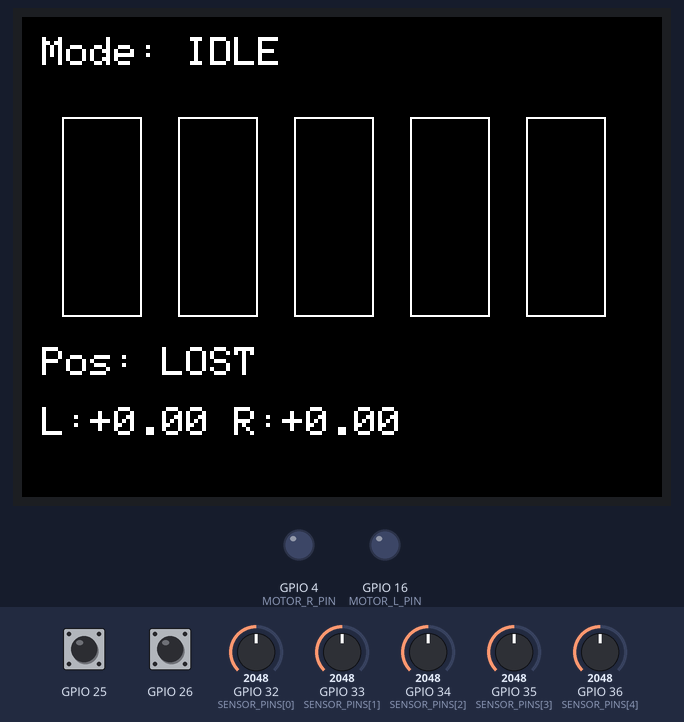
Bench run of a program on a simulated ESP32. Parts: 320×240 colour display, output pins drawn as LEDs (lit = HIGH). Inputs (shaded band) come from the test bench; at power-on: GPIO 25 HIGH, GPIO 26 HIGH, GPIO 34 (SENSOR_PINS[2]) = 2048, GPIO 32 (SENSOR_PINS[0]) = 2048, GPIO 33 (SENSOR_PINS[1]) = 2048, GPIO 35 (SENSOR_PINS[3]) = 2048, GPIO 36 (SENSOR_PINS[4]) = 2048. What the program prints to the serial monitor is not drawn.

Above: at 1.4 s.
1.5 s: GPIO 25 pulled LOW for 0.15 s
At 2.8 s:
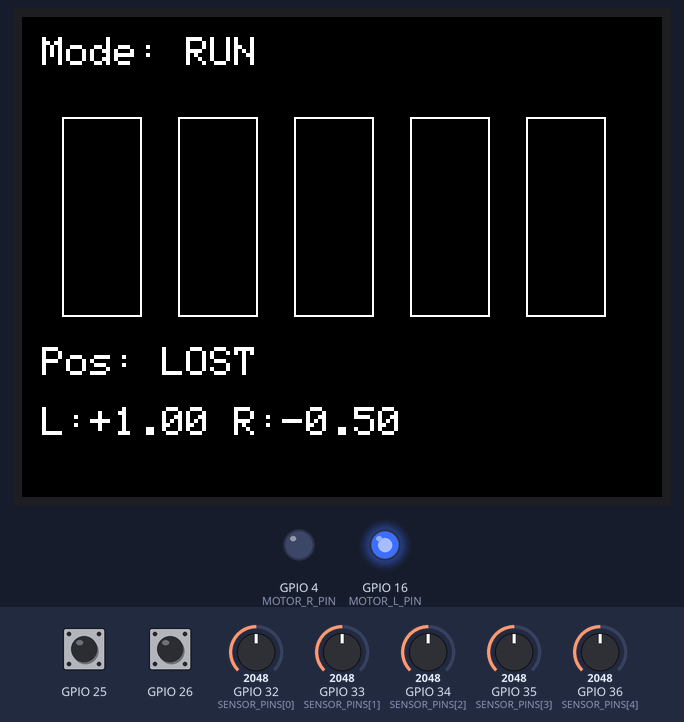
3.1 s: GPIO 26 pulled LOW for 0.15 s
At 4.4 s:
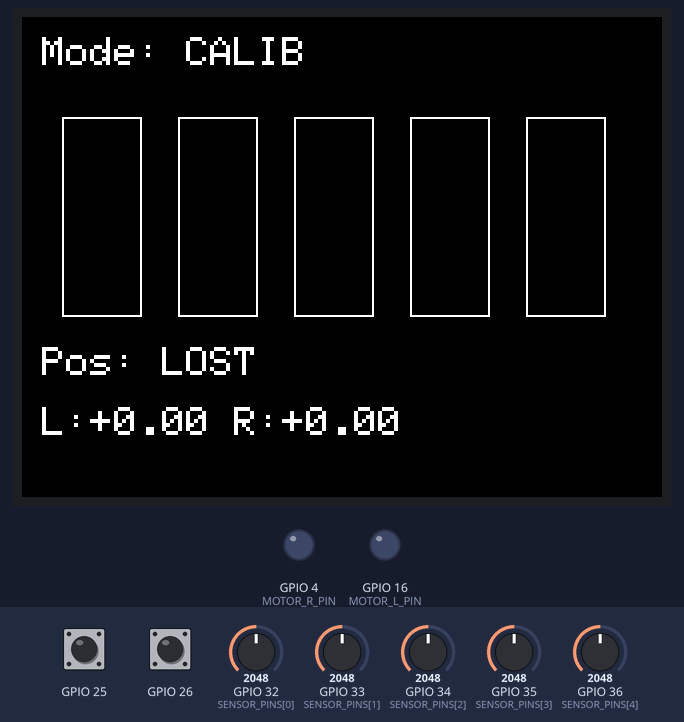
6.2 s: GPIO 34 (SENSOR_PINS[2]) set to 2076
At 7.5 s:
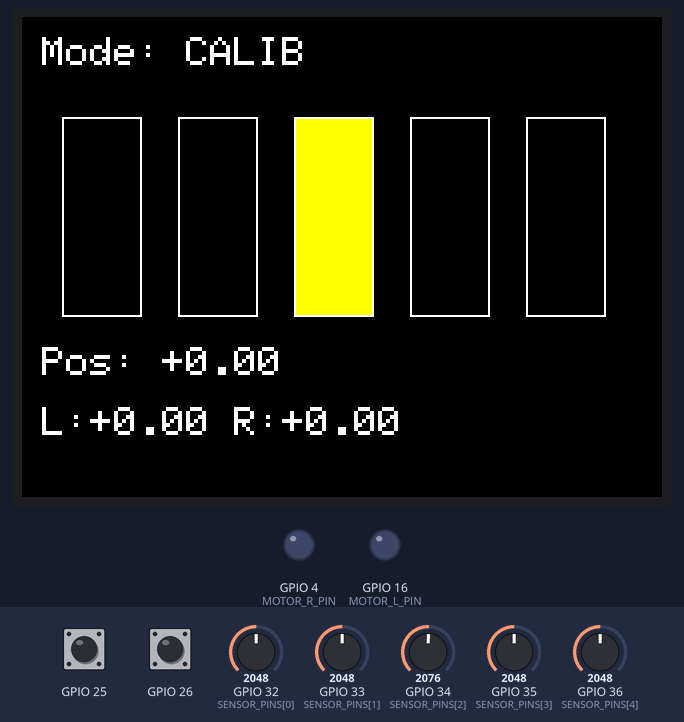
7.8 s: GPIO 25 pulled LOW for 1 s
At 8.8 s:
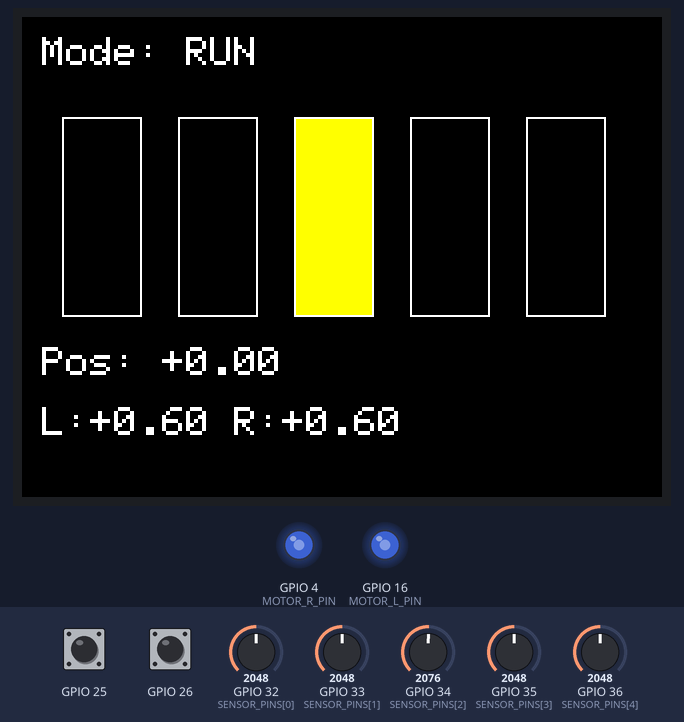
11.8 s: GPIO 34 (SENSOR_PINS[2]) set to 1228
At 11.82 s:
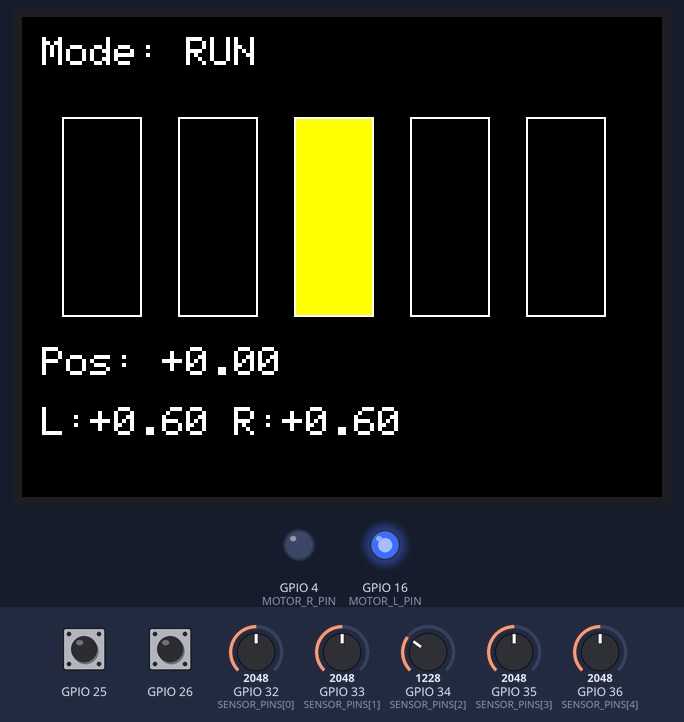
13.3 s: GPIO 26 pulled LOW for 1 s
At 13.35 s:
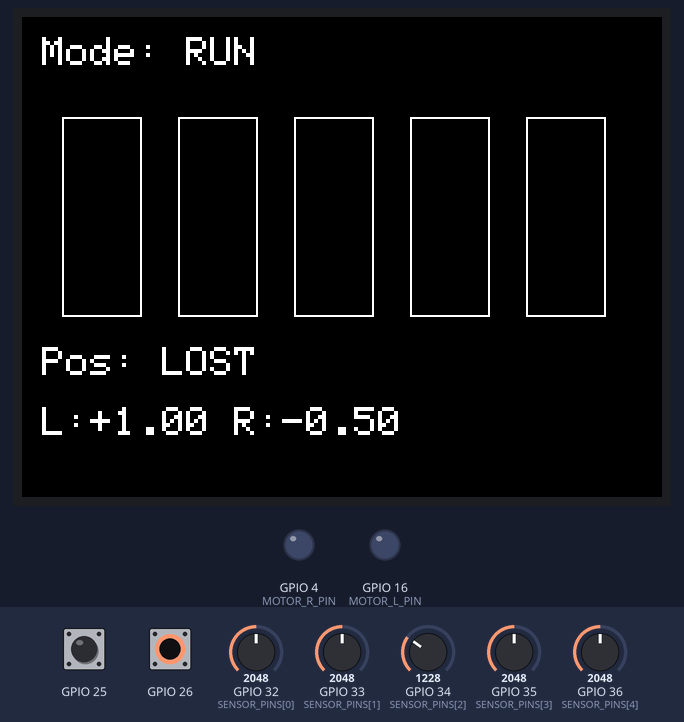
Timing chart, 0 to 16.3 s (numbered marks = the images above; inputs shaded):
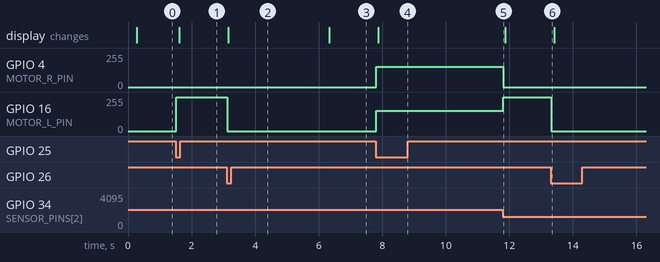

The program:

main.cpp
```cpp
// ライントレース制御の Wokwi テスト
//   ポテンショメータ5個 = ラインセンサ（S0 左端 〜 S4 右端、回すほど「黒」）
//   青LED2個 = 左右モータ（明るさ = 出力）
//   A: キャリブレーション開始/終了（その間に全ポテを端から端まで回す）
//   B: 走行開始/停止

#define LT_NUM_SENSORS 5
#include <FakeM5.h>
#include "linetrace_control.h"

const int SENSOR_PINS[LT_NUM_SENSORS] = {32, 33, 34, 35, 36};  // 36 = VP
const int MOTOR_L_PIN = 16;
const int MOTOR_R_PIN = 4;

const float KP = 0.8f;
const float KD = 0.05f;
const float BASE_SPEED = 0.6f;
const float SLOW_GAIN = 0.5f;

enum Mode { IDLE, CALIB, RUN };
Mode mode = IDLE;

LtController ctl;
float raw[LT_NUM_SENSORS];
float outL = 0, outR = 0;
unsigned long lastMicros = 0;
unsigned long lastDraw = 0;

void readSensors() {
  for (int i = 0; i < LT_NUM_SENSORS; i++) raw[i] = analogRead(SENSOR_PINS[i]);
}

// -1〜1 の出力を LED の明るさに（後退は消灯で表現）
void driveMotors(float l, float r) {
  analogWrite(MOTOR_L_PIN, (int)(lt_clamp(l, 0, 1) * 255));
  analogWrite(MOTOR_R_PIN, (int)(lt_clamp(r, 0, 1) * 255));
}

void drawScreen() {
  const char* names[] = {"IDLE  ", "CALIB ", "RUN   "};
  M5.Lcd.setTextSize(2);
  M5.Lcd.setTextColor(WHITE, BLACK);
  M5.Lcd.setCursor(10, 10);
  M5.Lcd.printf("Mode: %s", names[mode]);

  // センサ値を正規化してバー表示
  for (int i = 0; i < LT_NUM_SENSORS; i++) {
    float range = ctl.sens_max[i] - ctl.sens_min[i];
    float v = range > 0 ? lt_clamp((raw[i] - ctl.sens_min[i]) / range, 0, 1) : 0;
    int x = 20 + i * 58, h = (int)(v * 100);
    M5.Lcd.fillRect(x, 50, 40, 100 - h, BLACK);
    M5.Lcd.fillRect(x, 50 + 100 - h, 40, h, YELLOW);
    M5.Lcd.drawRect(x, 50, 40, 100, WHITE);
  }

  int found;
  float pos = lt_line_position(&ctl, raw, &found);
  M5.Lcd.setCursor(10, 165);
  if (found) M5.Lcd.printf("Pos: %+5.2f     ", pos);
  else       M5.Lcd.printf("Pos: LOST       ");
  M5.Lcd.setCursor(10, 195);
  M5.Lcd.printf("L:%+5.2f R:%+5.2f", outL, outR);
}

void setup() {
  M5.begin();
  pinMode(MOTOR_L_PIN, OUTPUT);  // BtnC(4) の INPUT_PULLUP を上書き
  pinMode(MOTOR_R_PIN, OUTPUT);
  driveMotors(0, 0);
  lt_init(&ctl, KP, KD, BASE_SPEED, SLOW_GAIN);
  Serial.println("A: calib, B: start/stop");
}

void loop() {
  M5.update();
  readSensors();

  if (M5.BtnA.wasPressed()) {
    if (mode == CALIB) {
      mode = IDLE;
    } else {
      lt_init(&ctl, KP, KD, BASE_SPEED, SLOW_GAIN);
      mode = CALIB;
    }
  }
  if (M5.BtnB.wasPressed()) {
    if (mode == RUN) {
      mode = IDLE;
    } else {
      ctl.prev_error = 0;
      lastMicros = micros();
      mode = RUN;
    }
  }

  if (mode == CALIB) {
    lt_calibrate(&ctl, raw);
  } else if (mode == RUN) {
    unsigned long now = micros();
    float dt = (now - lastMicros) / 1e6f;
    lastMicros = now;
    lt_update(&ctl, raw, dt, &outL, &outR);
  }
  if (mode != RUN) outL = outR = 0;
  driveMotors(outL, outR);

  if (millis() - lastDraw > 100) {
    lastDraw = millis();
    drawScreen();
    Serial.printf("%d %d %d %d %d  L=%+.2f R=%+.2f\n",
                  (int)raw[0], (int)raw[1], (int)raw[2], (int)raw[3], (int)raw[4],
                  outL, outR);
  }
}
```

linetrace_control.h
```cpp
// linetrace_control.h
// ライントレース制御ロジック（Webots C / Arduino C++ 共通）
// センサ値を入れると左右モータ出力（-1.0〜1.0）を返す。
// センサ0番が左端、番号が増えるほど右側に並んでいる前提。

#ifndef LINETRACE_CONTROL_H
#define LINETRACE_CONTROL_H

#include <math.h>

#ifndef LT_NUM_SENSORS
#define LT_NUM_SENSORS 8   // e-puck で試すときは include 前に 3 を define
#endif

#define LT_LOST_THRESHOLD 0.3f  // センサ合計がこれ未満なら「ライン見失い」

typedef struct {
  float kp, kd;          // PDゲイン
  float base_speed;      // 直線での速度（0〜1）
  float slow_gain;       // ずれが大きいほど減速する割合（0〜1）
  float prev_error;
  float last_error;      // 最後にラインを見た位置（見失い時に使う）
  float sens_min[LT_NUM_SENSORS];
  float sens_max[LT_NUM_SENSORS];
} LtController;

static inline float lt_clamp(float v, float lo, float hi) {
  return v < lo ? lo : (v > hi ? hi : v);
}

static inline void lt_init(LtController* c, float kp, float kd,
                           float base_speed, float slow_gain) {
  c->kp = kp; c->kd = kd;
  c->base_speed = base_speed; c->slow_gain = slow_gain;
  c->prev_error = 0; c->last_error = 0;
  for (int i = 0; i < LT_NUM_SENSORS; i++) {
    c->sens_min[i] = 1e9f;
    c->sens_max[i] = -1e9f;
  }
}

// キャリブレーション：起動直後に車体を左右に振りながら何度も呼ぶ
static inline void lt_calibrate(LtController* c, const float raw[]) {
  for (int i = 0; i < LT_NUM_SENSORS; i++) {
    if (raw[i] < c->sens_min[i]) c->sens_min[i] = raw[i];
    if (raw[i] > c->sens_max[i]) c->sens_max[i] = raw[i];
  }
}

// ライン位置を -1.0（左端）〜 +1.0（右端）で返す。見失ったら found=0
// 黒で値が大きくなるセンサ前提。逆なら v = 1.0f - v にする。
static inline float lt_line_position(const LtController* c,
                                     const float raw[], int* found) {
  float sum = 0, wsum = 0;
  const float center = (LT_NUM_SENSORS - 1) / 2.0f;
  for (int i = 0; i < LT_NUM_SENSORS; i++) {
    float range = c->sens_max[i] - c->sens_min[i];
    float v = range > 0 ? (raw[i] - c->sens_min[i]) / range : 0;
    v = lt_clamp(v, 0, 1);
    sum += v;
    wsum += v * (i - center);
  }
  if (sum < LT_LOST_THRESHOLD) { *found = 0; return 0; }
  *found = 1;
  return (wsum / sum) / center;
}

// 制御周期ごとに呼ぶ。dt は秒。
static inline void lt_update(LtController* c, const float raw[], float dt,
                             float* left, float* right) {
  int found;
  float e = lt_line_position(c, raw, &found);

  if (found) {
    c->last_error = e;
  } else {
    // 見失ったら最後に見た側へ全力で曲がる
    e = (c->last_error >= 0) ? 1.0f : -1.0f;
  }

  float d = (dt > 0) ? (e - c->prev_error) / dt : 0;
  c->prev_error = e;

  float u = c->kp * e + c->kd * d;

  // カーブ（ずれ大）では減速、直線では base_speed
  float speed = c->base_speed * (1.0f - c->slow_gain * fabsf(e));

  *left  = lt_clamp(speed + u, -1, 1);
  *right = lt_clamp(speed - u, -1, 1);
}

#endif // LINETRACE_CONTROL_H
```

FakeM5.h
```cpp
#pragma once
#include <SPI.h>
#include <Adafruit_GFX.h>
#include <Adafruit_ILI9341.h>

#ifndef BLACK
#define BLACK  ILI9341_BLACK
#define WHITE  ILI9341_WHITE
#define RED    ILI9341_RED
#define GREEN  ILI9341_GREEN
#define BLUE   ILI9341_BLUE
#define YELLOW ILI9341_YELLOW
#endif

// M5Stack/M5StickC のコードでよく使う TFT_ 系の色名
#ifndef TFT_BLACK
#define TFT_BLACK  ILI9341_BLACK
#define TFT_WHITE  ILI9341_WHITE
#define TFT_RED    ILI9341_RED
#define TFT_GREEN  ILI9341_GREEN
#define TFT_BLUE   ILI9341_BLUE
#define TFT_YELLOW ILI9341_YELLOW
#endif

class FakeLcd : public Adafruit_ILI9341 {
public:
  FakeLcd() : Adafruit_ILI9341(14, 27, 33) {}  // CS, DC, RST（M5Stackと同じピン）
  void clear(uint16_t c = BLACK) { fillScreen(c); setCursor(0, 0); }
};

class FakeButton {
  uint8_t pin;
  bool last = HIGH, pressed = false, released = false;
public:
  FakeButton(uint8_t p) : pin(p) {}
  void begin() { pinMode(pin, INPUT_PULLUP); }
  void read() {
    bool s = digitalRead(pin);
    pressed  = (last == HIGH && s == LOW);   // 押した瞬間
    released = (last == LOW  && s == HIGH);  // 離した瞬間
    last = s;
  }
  bool wasPressed()  { return pressed; }
  bool wasReleased() { return released; }
  bool isPressed()   { return digitalRead(pin) == LOW; }
  bool isReleased()  { return digitalRead(pin) == HIGH; }
};

struct FakeM5 {
  FakeLcd Lcd;
  FakeButton BtnA{26}, BtnB{25}, BtnC{4};
  void begin() {
    Serial.begin(115200);
    Lcd.begin(); Lcd.setRotation(1); Lcd.fillScreen(BLACK);
    BtnA.begin(); BtnB.begin(); BtnC.begin();
  }
  void update() { BtnA.read(); BtnB.read(); BtnC.read(); delay(10); }
};

static FakeM5 M5;
```

Measured:
- the behaviour switches between 2048 and 2049 on GPIO 34 (SENSOR_PINS[2]) (found by bisection; images 2 and 3)
- after the input at 1.5 s, GPIO 16 (MOTOR_L_PIN): 0/255 → 255/255 at once; the display: changes after 0.11 s (image 1)
- after the input at 3.1 s, GPIO 16 (MOTOR_L_PIN): 255/255 → 0/255 at once; the display: changes after 0.05 s (image 2)
- after the input at 6.2 s, the display: changes after 0.14 s (image 3)
- after the input at 7.8 s, GPIO 4 (MOTOR_R_PIN), GPIO 16 (MOTOR_L_PIN): 0/255 → 153/255 at once; the display: changes after 0.08 s (image 4)
- after the input at 11.8 s, GPIO 4 (MOTOR_R_PIN): 153/255 → 0/255 at once; GPIO 16 (MOTOR_L_PIN): 153/255 → 255/255 at once
- after the input at 13.3 s, GPIO 16 (MOTOR_L_PIN): 255/255 → 0/255 at once
